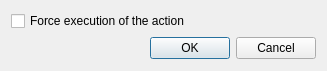
<?xml version="1.0" encoding="UTF-8"?>
<ui version="4.0">
 <class>getForceOptionDialog</class>
 <widget class="QDialog" name="getForceOptionDialog">
  <property name="geometry">
   <rect>
    <x>0</x>
    <y>0</y>
    <width>327</width>
    <height>71</height>
   </rect>
  </property>
  <property name="windowTitle">
   <string>Set if the execution of the action should be forced</string>
  </property>
  <layout class="QVBoxLayout" name="verticalLayout">
   <item>
    <widget class="QCheckBox" name="checkBox">
     <property name="text">
      <string>Force execution of the action</string>
     </property>
    </widget>
   </item>
   <item>
    <widget class="QDialogButtonBox" name="buttonBox">
     <property name="orientation">
      <enum>Qt::Orientation::Horizontal</enum>
     </property>
     <property name="standardButtons">
      <set>QDialogButtonBox::StandardButton::Cancel|QDialogButtonBox::StandardButton::Ok</set>
     </property>
    </widget>
   </item>
  </layout>
 </widget>
 <resources/>
 <connections>
  <connection>
   <sender>buttonBox</sender>
   <signal>accepted()</signal>
   <receiver>getForceOptionDialog</receiver>
   <slot>accept()</slot>
   <hints>
    <hint type="sourcelabel">
     <x>248</x>
     <y>254</y>
    </hint>
    <hint type="destinationlabel">
     <x>157</x>
     <y>274</y>
    </hint>
   </hints>
  </connection>
  <connection>
   <sender>buttonBox</sender>
   <signal>rejected()</signal>
   <receiver>getForceOptionDialog</receiver>
   <slot>reject()</slot>
   <hints>
    <hint type="sourcelabel">
     <x>316</x>
     <y>260</y>
    </hint>
    <hint type="destinationlabel">
     <x>286</x>
     <y>274</y>
    </hint>
   </hints>
  </connection>
 </connections>
</ui>
